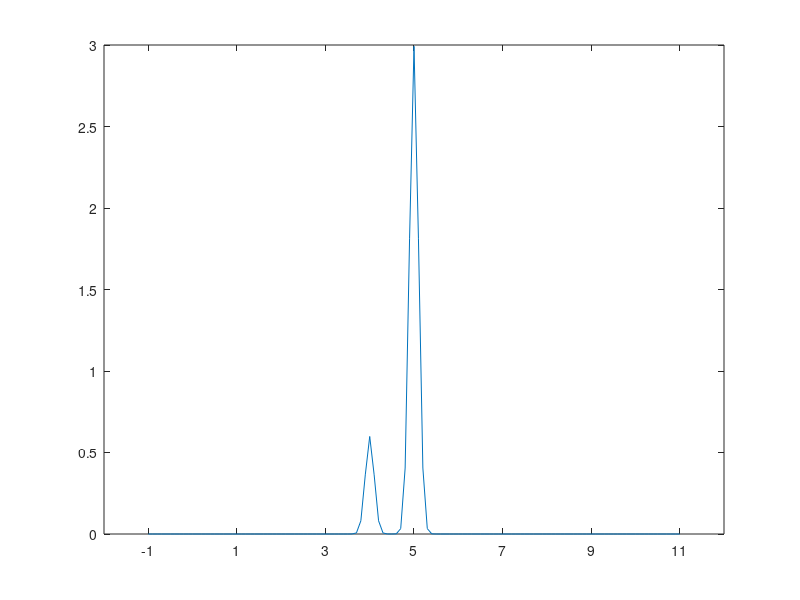

Recreate this plot in MATLAB. (Note: this script raises an error after producing the figure.)
function hw3_p1_d2

d = 5;
L = -1:0.1:11;

p = 15/2/sqrt(2*pi) .* exp(-50*(L-d).^2) + 3/2/sqrt(2*pi).* exp(-50*(L-d+1).^2);

figure(2)
plot(L,p,'-');
set(gca,'XTick',-1:2:11);    % get rid of the ticks
set(gca,'XTickLabel',str2mat('d_i-6','d_i-4','d_i-2','d_i','d_i+2','d_i+4','d_i+6'));
xlabel('L (cm)');
ylabel('P(L|d_i)');